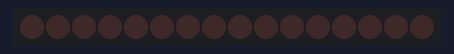
Bench run of a program on a simulated Raspberry Pi (header pin numbers). Parts: 16 shift-register outputs drawn as a row of LEDs (first output left, lit = HIGH). What the program prints to the terminal is not drawn.

Above: at 1.5 s.
At 3.7 s:
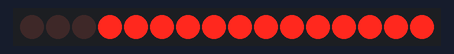
At 4.7 s:
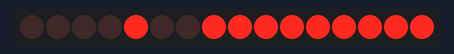
At 5.7 s:
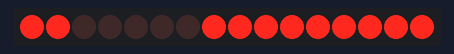
At 7.7 s:
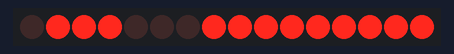
At 9.7 s:
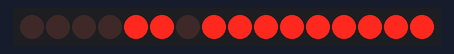
Timing chart, 0 to 10.4 s (numbered marks = the images above):
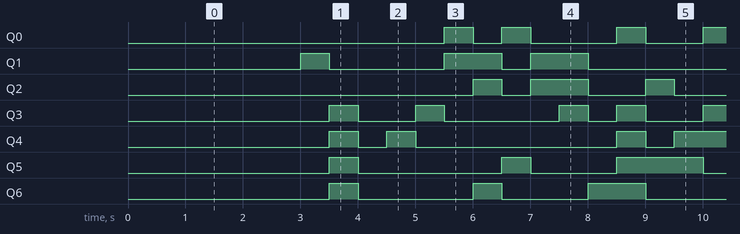

Measured:
- by itself, Q0: repeats every 8.0 s: LOW 0.50 s, HIGH 0.50 s, LOW 1.5 s, HIGH 0.50 s, LOW 1.0 s, HIGH 0.50 s, LOW 3.0 s, HIGH 0.50 s
- by itself, Q1: repeats every 8.0 s: LOW 2.0 s, HIGH 1.0 s, LOW 0.50 s, HIGH 1.0 s, LOW 2.5 s, HIGH 1.0 s
- by itself, Q2: repeats every 8.0 s: LOW 0.50 s, HIGH 1.0 s, LOW 1.0 s, HIGH 0.50 s, LOW 4.5 s, HIGH 0.50 s
- by itself, Q3: repeats every 8.0 s: LOW 1.0 s, HIGH 0.50 s, LOW 2.0 s, HIGH 0.50 s, LOW 0.50 s, 2 × (HIGH 0.50 s, LOW 1.0 s), HIGH 0.50 s
- by itself, Q4: repeats every 8.0 s: LOW 0.50 s, HIGH 0.50 s, LOW 3.5 s, HIGH 0.50 s, LOW 0.50 s, HIGH 1.5 s, LOW 0.50 s, HIGH 0.50 s
- by itself, Q5: repeats every 8.0 s: LOW 2.5 s, HIGH 0.50 s, LOW 1.5 s, HIGH 1.5 s, LOW 1.5 s, HIGH 0.50 s
- by itself, Q6: repeats every 8.0 s: LOW 2.0 s, HIGH 0.50 s, LOW 1.5 s, HIGH 1.0 s, LOW 2.5 s, HIGH 0.50 s

The program:

og_sevensegmentdisplay.py
```python
import RPi.GPIO as GPIO
import time

LSBFIRST = 1
MSBFIRST = 2
# define the pins for 74HC595
dataPin   = 15      # DS Pin of 74HC595(Pin14)
latchPin  = 13      # ST_CP Pin of 74HC595(Pin12)
clockPin = 11       # CH_CP Pin of 74HC595(Pin11)
# SevenSegmentDisplay display the character "0"- "F" successively
num = [0xffc0,0xfff9,0xffa4,0xffb0,0xff99,0xff92,0xff82,0xfff8,0xff80,0xff90,0xff88,0xff83,0xffc6,0xffa1,0xff86,0xff8e]
# num = [0b00111111, 0b00000110]

def setup():
    GPIO.setmode(GPIO.BOARD)   # use PHYSICAL GPIO Numbering
    GPIO.setup(dataPin, GPIO.OUT)
    GPIO.setup(latchPin, GPIO.OUT)
    GPIO.setup(clockPin, GPIO.OUT)

def shiftOut(dPin,cPin,order,val):
    for i in range(0,16):
        GPIO.output(cPin,GPIO.LOW);
        if(order == LSBFIRST):
            GPIO.output(dPin,(0x01&(val>>i)==0x01) and GPIO.HIGH or GPIO.LOW)
        elif(order == MSBFIRST):
            GPIO.output(dPin,(0x8000&(val<<i)==0x8000) and GPIO.HIGH or GPIO.LOW)
        GPIO.output(cPin,GPIO.HIGH);

def loop():
    while True:
        for i in range(0,len(num)):
            GPIO.output(latchPin,GPIO.LOW)
            shiftOut(dataPin,clockPin,MSBFIRST,num[i])  # Send serial data to 74HC595
            GPIO.output(latchPin,GPIO.HIGH)
            time.sleep(0.5)

def destroy():
    GPIO.cleanup()

if __name__ == '__main__': # Program entrance
    print ('Program is starting...' )
    setup()
    try:
        loop()
    except KeyboardInterrupt:  # Press ctrl-c to end the program.
        destroy()
```
